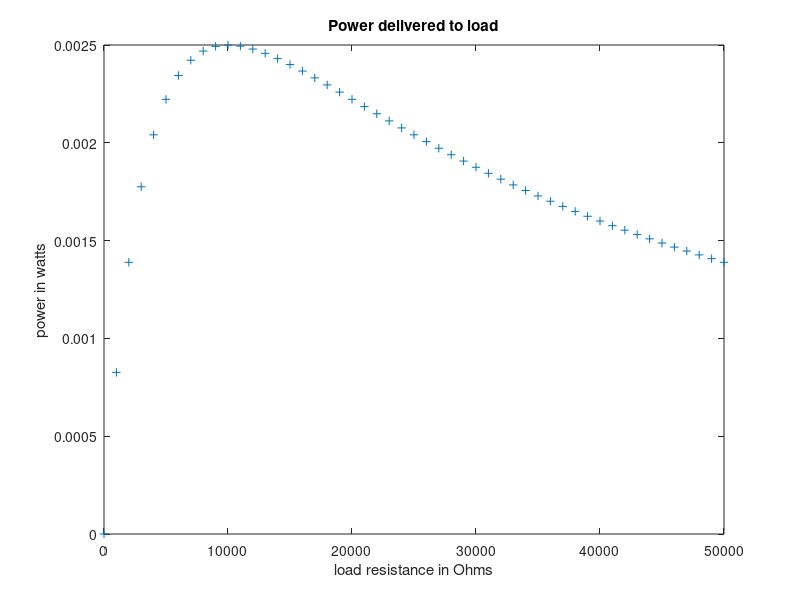

This chart was generated by the following MATLAB code:
% maximum power transfer
% vs is the supply voltage
% rs is the supply resistance
% rl is the load resistance
% vl is the voltage across the load
% pl is the power dissipated by the load

vs = 10; rs = 10e3;
rl = 0:1e3:50e3;
k = length(rl); % components in vector rl

% Power dissipation calculation
for i=1:k
 pl(i) = ((vs/(rs+rl(i)))^2)*rl(i);
end

% Derivative of power is calculated using backward difference
dp = diff(pl)./diff(rl);
rld = rl(2:length(rl)); % length of rld is 1 less than that of rl

% Determination of critical points of derivative of power
prod = dp(1:length(dp) - 1).*dp(2:length(dp));
crit_pt = rld(find(prod < 0));
max_power = max(pl); % maximum power is calculated

% print out results 
fprintf('Maximum power occurs at %8.2f Ohms\n',crit_pt)
fprintf('Maximum power dissipation is %8.4f Watts\n', max_power)

% Plot power versus load
plot(rl,pl,'+')
title('Power delivered to load')
xlabel('load resistance in Ohms')
ylabel('power in watts')